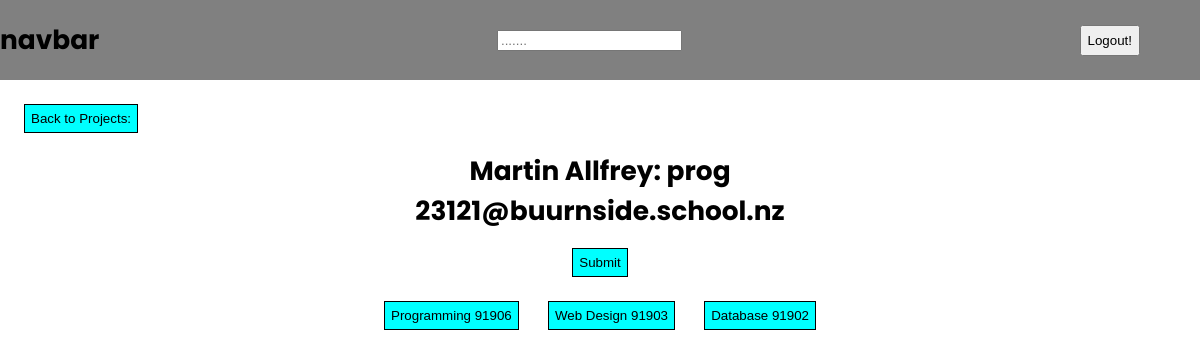
The page /project/1/23121 (signed in) on the database its author committed.
### server.py (models this page shows)
class Base(DeclarativeBase):
    pass

class User(Base):
    __tablename__ = 'User'
    id: Mapped[int] = mapped_column(primary_key=True)
    name: Mapped[str] = mapped_column(String(50))
    email: Mapped[str] = mapped_column(String(50))
    year_level: Mapped[int]
    admin: Mapped[bool]
    user_projects: Mapped[List["UserProject"]] = relationship(
        "UserProject", back_populates="user")

class Project(Base):
    __tablename__ = 'Project'
    id: Mapped[int] = mapped_column(primary_key=True)
    type: Mapped[str] = mapped_column(String(50))
    user_projects: Mapped[List["UserProject"]] = relationship(
        "UserProject", back_populates="project")
    standard_projects: Mapped[List["ProjectStandard"]] = relationship(
        "ProjectStandard", back_populates="project")

### server.py (the view, shortened to what this page needs)
@app.route('/project/<int:project_id>/<int:user_id>', methods=['POST', 'GET'])
@login_required
def project(project_id, user_id):
    UData, type, standards, snu = standard_data(project_id, user_id)
    return render_template('project.html',
                           standards=standards, type=type,
                           UData=UData, snu=snu)

### server.py (called while the page is built)
@login_manager.user_loader
def load_user(user_id):
    query = select(Admin).where(Admin.id == user_id)
    with Session(engine) as session:
        obj = session.scalar(query)
    return obj

### templates/project.html (shortened to what this page needs)
{% extends 'layout.html' %} {% block content %}
<div class="proj-page-layout">
  <button class="submit-buttons" onclick="history.back()">Back to Projects:</button>
  <h1 class="proj-type">{{UData.name}}: {{type}} <br> {{UData.email}}</h1>
  <form method="POST">
    <div class="div-center-multi">
      <button type="submit" class="submit-buttons">Submit</button>
    </div>
    <div class='dropdown' id="dropdown">
      {% for standard in standards %}
      <button type="button" class="standard-buttons submit-buttons" data-standard="{{standard}}">{{standard}}</button>
      {% endfor %}
    </div>
</div>
{% endblock %}

### static/css/style.css (style rules this page uses)
h1 { font-family: 'Poppins'; font-size: 2.2vw; }
body { padding:0; margin:0; }
.proj-type { text-align: center; }
.proj-page-layout { padding:2vw; }
.dropdown { display:flex; flex-direction: row; justify-content: space-between; margin-left:30vw; margin-right:30vw; }
.submit-buttons { padding:0.5vw; border:1px black solid; background-color:cyan; }
.div-center-multi { display:flex; flex-direction: row; justify-content: space-between; justify-content: center; margin-bottom:2vw; }

### rows shown on the page
User: name "Martin Allfrey", email "23121@buurnside.school.nz"
Project: type "prog"

### other values the page prints
{{ standard }} "Programming 91906" "Web Design 91903" "Database 91902"
